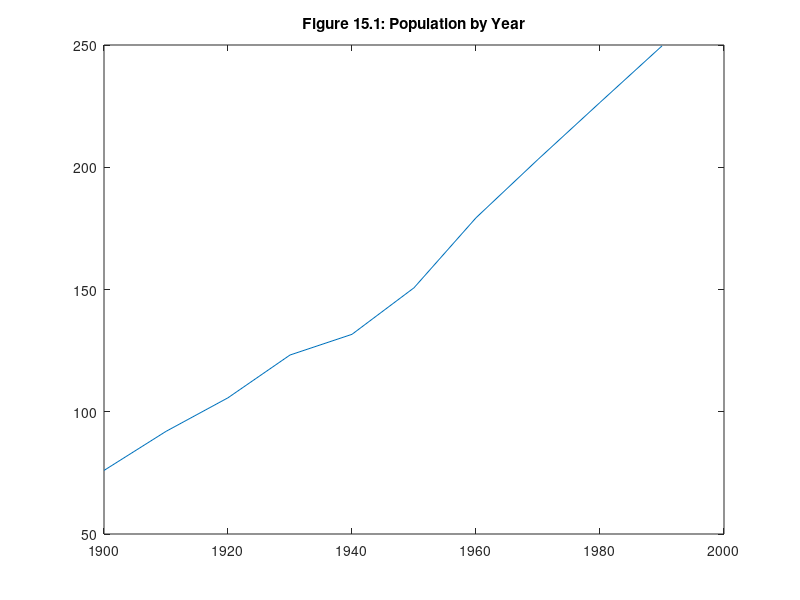

Recreate this plot in MATLAB.
%(mm1501.m plot)
t = (1900:10:1990)';
p = [ 75.995;  91.972; 105.711; 123.203; 131.669;
     150.697; 179.323; 203.212; 226.505; 249.633];
plot(datenum(t,1,1),p)
datetick('x','yyyy') % use 4-digit year on the x-axis
title('Figure 15.1: Population by Year')
